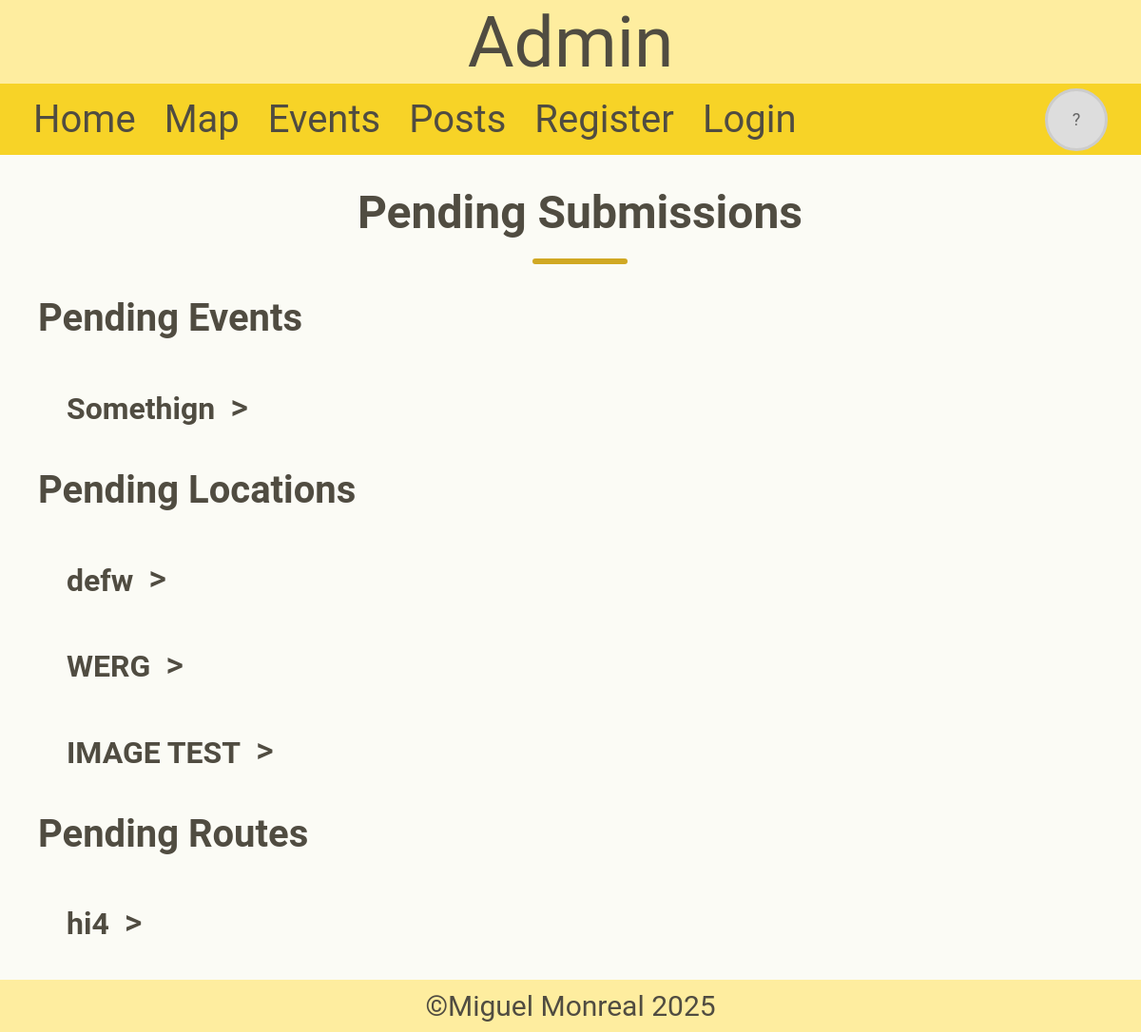
The page /admin on the database its author committed.
### tables this page shows
CREATE TABLE Event (id INTEGER PRIMARY KEY NOT NULL, name TEXT NOT NULL, post_date TEXT NOT NULL, start_date TEXT NOT NULL, end_date TEXT, description TEXT NOT NULL, full_description TEXT, location TEXT NOT NULL, account_id INTEGER REFERENCES Account (id) NOT NULL, start_time TEXT NOT NULL, end_time TEXT, image TEXT, pending INTEGER (1));

CREATE TABLE Location (id INTEGER PRIMARY KEY NOT NULL, name TEXT NOT NULL, coordinates TEXT NOT NULL, setting_id REFERENCES Setting (id), image TEXT, pending INTEGER (1));

CREATE TABLE Route (id INTEGER PRIMARY KEY NOT NULL, name TEXT, grade TEXT NOT NULL, bolts INTEGER, location_id INTEGER REFERENCES Location (id), pending INTEGER (1));

### app.py (the view)
@app.route("/admin")
def admin():
    con = sqlite3.connect("climbing.db")
    cur = con.cursor()
    cur.execute("""SELECT Route.id, Route.name, Location.name, GROUP_CONCAT(Type.name, ', '), Route.grade, Route.bolts FROM Route
                JOIN Location ON Route.location_id = Location.id
                JOIN Route_Type ON Route.id = Route_Type.route_id
                JOIN Type ON Type.id = Route_Type.type_id
                WHERE Route.pending = 1
                GROUP BY Route.id;""")
    routes = cur.fetchall() # Gets all pending routes and their information
    cur.execute("""SELECT Location.id, Location.name, Location.coordinates, Setting.name, Location.image FROM Location
                JOIN Setting ON Location.setting_id = Setting.id
                WHERE Location.pending = 1;""")
    results = cur.fetchall() # Gets all pending locations and their information
    locations = []
    for result in results:
        coords = result[2].replace(" ", ",")
        row = [result[0], result[1], coords, result[3], result[4]]
        locations.append(row)
    events = get_events(1)
    con.close()
    return render_template("admin.html", header="Admin", routes=routes, locations=locations, events=events)

### app.py (called while the page is built, shortened)
@app.context_processor
def inject_user():
    return {
        "user_id": session.get("user_id"),
        "username": session.get("username"),
        "profile_picture": session.get("profile_picture"),
        "permission_level": session.get("permission_level"),
        "display_name": session.get("display_name"),
        "date": session.get("date"),
    }

def get_events(pending):
    con = sqlite3.connect("climbing.db")
    con.row_factory = sqlite3.Row # Returns results as a dictionary to be accessed easier for me
    cur = con.cursor()
    cur.execute("""SELECT Event.id, Event.name, post_date, start_date, end_date, Event.description,
                location, Account.display_name, start_time, end_time, Event.pending, Event.image
                FROM Event
                JOIN Account ON Event.account_id = Account.id
                WHERE Event.pending = ?;""", (pending,))
    events = cur.fetchall()
    events = [dict(event) for event in events]
    con.close()
    return events

### templates/admin.html (shortened to what this page needs)
{% extends 'layout.html' %}
{% block content %}
    <h1>Pending Submissions</h1>
    <div class="divider"></div>
    <h2>Pending Events</h2>
    {% if events %}
        <div class="pending-submissions">
            {% for event in events %}
                <div class="pending-header">
                    <h4>{{ event["name"] }}</h4>
                    <button class="toggle-button" onclick="toggleInfo(this, 'block')" style="top: 15px;">></button>
                </div>
            {% endfor %}
        </div>
    {% else %}
        <p>No pending events</p>
    {% endif %}
    <h2>Pending Locations</h2>
    {% if locations %}
        <div class="pending-submissions">
            {% for location in locations %}
                <div class="pending-header">
                    <h4>{{location[1]}}</h4>
                    <button class="toggle-button" onclick="toggleInfo(this, 'block')" style="top: 15px;">></button>
                </div>
            {% endfor %}
        </div>
    {% else %}
        <p>No pending locations</p>
    {% endif %}
    <h2>Pending Routes</h2>
    {% if routes %}
        <div class="pending-submissions">
            {% for route in routes %}
                <div class="pending-header">
                    <h4>{{route[1]}}</h4>
                    <button class="toggle-button" onclick="toggleInfo(this, 'block')" style="top: 15px;">></button>
                </div>
            {% endfor %}
        </div>
    {% else %}
        <p>No pending routes</p>
    {% endif %}
{% endblock %}

### static/css/style.css (style rules this page uses)
:root { --color-cream: #FBFBF5; --color-sunshine: #FEED9F; --color-gold: #F7D327; --color-mustard: #D0A823; --color-charcoal: #504C41; --color-papyrus: #FFFBEA; }
* { font-family: "roboto"; color: var(--color-charcoal); }
body { margin: 0; font-size: 30px; background-color: var(--color-cream); display: flex; flex-direction: column; min-height: 100vh; }
h1 { font-size: 3rem; font-weight: 700; color: var(--color-charcoal); text-align: center; margin-bottom: 10px; }
h2 { font-size: 2.5rem; font-weight: 600; color: var(--color-charcoal); margin-bottom: 10px; }
h4 { font-size: 2rem; font-weight: 600; color: var(--color-charcoal); margin-bottom: 10px; }
.divider { height: 6px; width: 100px; background-color: var(--color-mustard); margin: 20px auto; border-radius: 5px; }
.toggle-button { position: relative; cursor: pointer; font-size: 1.2em; border: none; background: none; font-weight: 500; }
.pending-header { display: flex; align-items: center; gap: 10px; justify-content: flex-start; }
.pending-submissions { margin-left: 30px; }

### rows shown on the page
Event: name "Somethign"
Location: name "defw"
Location: name "WERG"
Location: name "IMAGE TEST"
Route: name "hi4"

### other values the page prints
{{ header }} "Admin"
